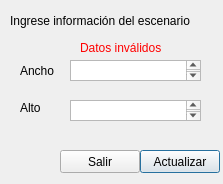
<?xml version="1.0" encoding="UTF-8"?>
<ui version="4.0">
 <class>Dialog</class>
 <widget class="QDialog" name="Dialog">
  <property name="geometry">
   <rect>
    <x>0</x>
    <y>0</y>
    <width>223</width>
    <height>184</height>
   </rect>
  </property>
  <property name="windowTitle">
   <string>Dialog</string>
  </property>
  <widget class="QLabel" name="heightLabel">
   <property name="geometry">
    <rect>
     <x>20</x>
     <y>100</y>
     <width>51</width>
     <height>16</height>
    </rect>
   </property>
   <property name="text">
    <string>Alto</string>
   </property>
  </widget>
  <widget class="QLabel" name="widthLabel">
   <property name="geometry">
    <rect>
     <x>20</x>
     <y>60</y>
     <width>41</width>
     <height>21</height>
    </rect>
   </property>
   <property name="text">
    <string>Ancho</string>
   </property>
  </widget>
  <widget class="QLabel" name="title">
   <property name="geometry">
    <rect>
     <x>10</x>
     <y>10</y>
     <width>211</width>
     <height>21</height>
    </rect>
   </property>
   <property name="text">
    <string>Ingrese información del escenario</string>
   </property>
  </widget>
  <widget class="QPlainTextEdit" name="widthInput">
   <property name="geometry">
    <rect>
     <x>70</x>
     <y>60</y>
     <width>131</width>
     <height>21</height>
    </rect>
   </property>
  </widget>
  <widget class="QPlainTextEdit" name="heightInput">
   <property name="geometry">
    <rect>
     <x>70</x>
     <y>100</y>
     <width>131</width>
     <height>21</height>
    </rect>
   </property>
  </widget>
  <widget class="QLabel" name="errorLabel">
   <property name="geometry">
    <rect>
     <x>80</x>
     <y>40</y>
     <width>91</width>
     <height>16</height>
    </rect>
   </property>
   <property name="styleSheet">
    <string notr="true">color:red</string>
   </property>
   <property name="text">
    <string>Datos inválidos</string>
   </property>
  </widget>
  <widget class="QPushButton" name="updateButton">
   <property name="geometry">
    <rect>
     <x>140</x>
     <y>150</y>
     <width>80</width>
     <height>23</height>
    </rect>
   </property>
   <property name="text">
    <string>Actualizar</string>
   </property>
  </widget>
  <widget class="QPushButton" name="QuitButton">
   <property name="geometry">
    <rect>
     <x>60</x>
     <y>150</y>
     <width>80</width>
     <height>23</height>
    </rect>
   </property>
   <property name="text">
    <string>Salir</string>
   </property>
  </widget>
 </widget>
 <resources/>
 <connections/>
</ui>
